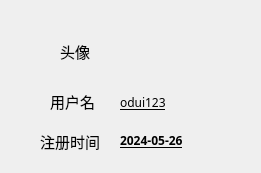
<?xml version="1.0" encoding="UTF-8"?>
<ui version="4.0">
 <class>AccountPage</class>
 <widget class="QWidget" name="AccountPage">
  <property name="geometry">
   <rect>
    <x>0</x>
    <y>0</y>
    <width>261</width>
    <height>173</height>
   </rect>
  </property>
  <property name="font">
   <font>
    <family>Microsoft YaHei UI Light</family>
    <underline>false</underline>
   </font>
  </property>
  <property name="windowTitle">
   <string>账户</string>
  </property>
  <widget class="QLabel" name="label">
   <property name="geometry">
    <rect>
     <x>50</x>
     <y>92</y>
     <width>69</width>
     <height>19</height>
    </rect>
   </property>
   <property name="font">
    <font>
     <family>仿宋</family>
     <pointsize>11</pointsize>
     <underline>false</underline>
    </font>
   </property>
   <property name="text">
    <string>用户名</string>
   </property>
  </widget>
  <widget class="QLabel" name="label_2">
   <property name="geometry">
    <rect>
     <x>120</x>
     <y>82</y>
     <width>69</width>
     <height>41</height>
    </rect>
   </property>
   <property name="font">
    <font>
     <family>Segoe Print</family>
     <bold>false</bold>
     <underline>true</underline>
    </font>
   </property>
   <property name="text">
    <string>odui123</string>
   </property>
  </widget>
  <widget class="QLabel" name="label_4">
   <property name="geometry">
    <rect>
     <x>60</x>
     <y>42</y>
     <width>69</width>
     <height>19</height>
    </rect>
   </property>
   <property name="font">
    <font>
     <family>仿宋</family>
     <pointsize>11</pointsize>
     <underline>false</underline>
    </font>
   </property>
   <property name="text">
    <string>头像</string>
   </property>
  </widget>
  <widget class="QLabel" name="label_3">
   <property name="geometry">
    <rect>
     <x>120</x>
     <y>12</y>
     <width>71</width>
     <height>71</height>
    </rect>
   </property>
   <property name="text">
    <string/>
   </property>
   <property name="pixmap">
    <pixmap resource="hahaha.qrc">:/new/prefix1/image/hahaha.jpg</pixmap>
   </property>
  </widget>
  <widget class="QLabel" name="label_5">
   <property name="geometry">
    <rect>
     <x>40</x>
     <y>132</y>
     <width>69</width>
     <height>19</height>
    </rect>
   </property>
   <property name="font">
    <font>
     <family>仿宋</family>
     <pointsize>11</pointsize>
     <underline>false</underline>
    </font>
   </property>
   <property name="text">
    <string>注册时间</string>
   </property>
  </widget>
  <widget class="QLabel" name="label_6">
   <property name="geometry">
    <rect>
     <x>120</x>
     <y>130</y>
     <width>121</width>
     <height>21</height>
    </rect>
   </property>
   <property name="font">
    <font>
     <family>Segoe Print</family>
     <bold>true</bold>
     <underline>true</underline>
    </font>
   </property>
   <property name="text">
    <string>2024-05-26</string>
   </property>
  </widget>
 </widget>
 <resources>
  <include location="hahaha.qrc"/>
 </resources>
 <connections/>
</ui>
